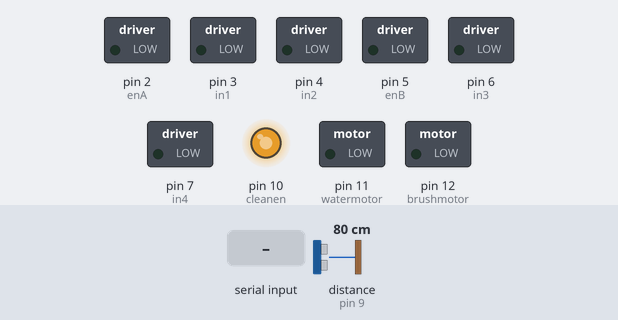
Recording of a sketch running on a simulated Arduino Uno, built with avr-gcc and run on an emulated ATmega328P. Shown: switched loads named in the sketch (green lamp = pin HIGH), output pins drawn as LEDs (lit = HIGH). Wiring (inferred from the names in the program): ultrasonic range finder: trigger pin 8; echo pin 9. The inputs (shaded band) are chosen by the test bench; at power-on: distance to the obstacle (sensor on pin 9) 80 cm. The echo pulse lasts 58.3 µs per cm; pins used as bus, display or sensor lines are not drawn; what the sketch prints to the serial monitor is not drawn.

Above: at 1.2 s.
1.3 s: "F" received over the second serial link
At 2.5 s:
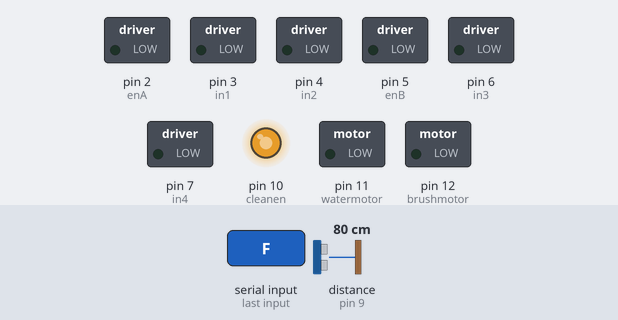
2.8 s: "B" received over the second serial link
At 3.2 s:
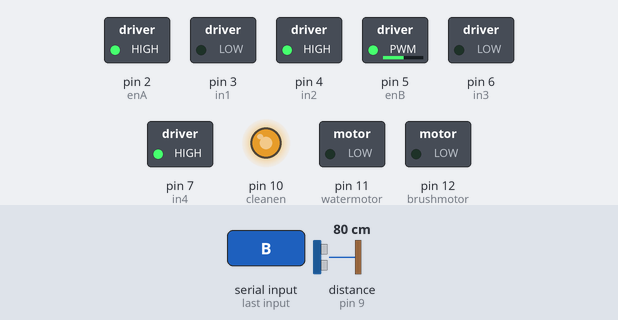
4.3 s: "L" received over the second serial link
At 5.5 s:
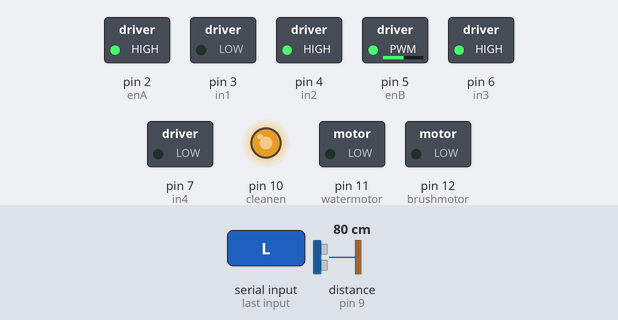
5.8 s: "R" received over the second serial link
At 6.6 s:
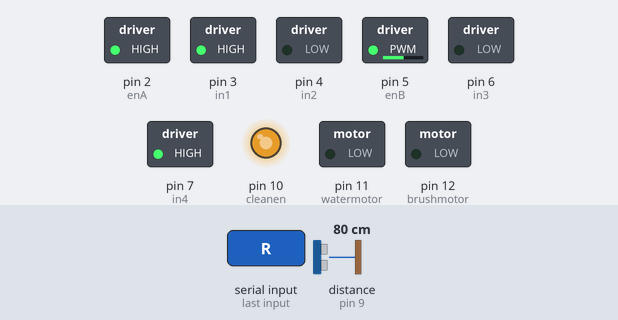
7.3 s: "W" received over the second serial link
At 8.3 s:
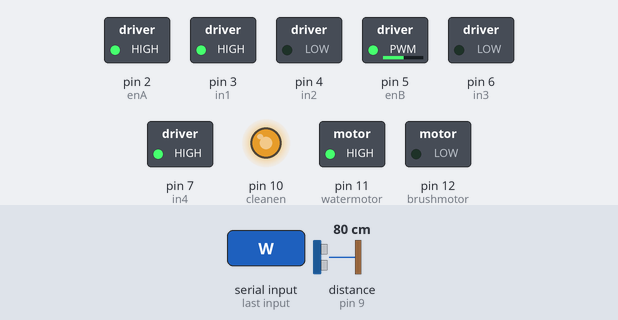
8.8 s: "f" received over the second serial link
At 9.5 s:
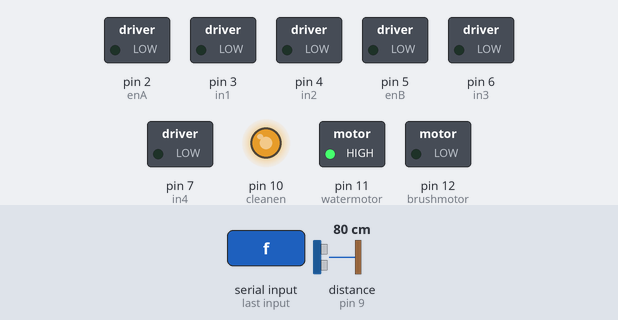
Timing chart, 0 to 11.3 s (numbered marks = the images above; inputs shaded):
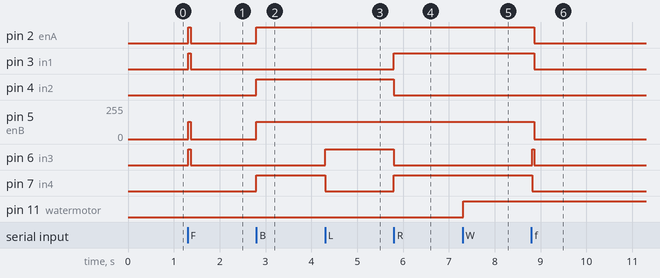

Measured:
- after the input at 1.3 s, pin 2 (enA), pin 3 (in1), pin 6 (in3): LOW → HIGH at once, → LOW 0.05 s later; pin 5 (enB): 0/255 → 130/255 at once, → 0/255 0.05 s later
- after the input at 2.8 s, pin 2 (enA), pin 4 (in2), pin 7 (in4): LOW → HIGH at once; pin 5 (enB): 0/255 → 130/255 at once
- after the input at 4.3 s, pin 6 (in3): LOW → HIGH at once; pin 7 (in4): HIGH → LOW at once
- after the input at 5.8 s, pin 3 (in1), pin 7 (in4): LOW → HIGH at once; pin 4 (in2), pin 6 (in3): HIGH → LOW at once
- after the input at 7.3 s, pin 11 (watermotor): LOW → HIGH at once
- after the input at 8.8 s, pin 2 (enA), pin 3 (in1): HIGH → LOW after 0.07 s; pin 5 (enB): 130/255 → 0/255 after 0.07 s; pin 6 (in3): LOW → HIGH at once, → LOW 0.05 s later; pin 7 (in4): HIGH → LOW at once

The sketch:

Solar_Cleanin_Robot.ino
```cpp
#include <SoftwareSerial.h>

// Motor pins
const int enA = 2;
const int in1 = 3;
const int in2 = 4;
const int enB = 5;
const int in3 = 6;
const int in4 = 7;

int command = 0;

// Cleaning system
const int cleanen = 10;
const int watermotor = 11;
const int brushmotor = 12;

// Ultrasonic pins
const int trigPin = 8;
const int echoPin = 9;

// Bluetooth serial (use pins other than 0 and 1)
SoftwareSerial mySerial(0, 1); // RX, TX (change pins to any free ones on your board)

// Flags
bool blockForward = false;

void setup() {
  // Motor setup
  pinMode(enA, OUTPUT);
  pinMode(in1, OUTPUT);
  pinMode(in2, OUTPUT);
  pinMode(enB, OUTPUT);
  pinMode(in3, OUTPUT);
  pinMode(in4, OUTPUT);

  // Cleaning system setup
  pinMode(cleanen, OUTPUT);
  analogWrite(cleanen, 200);
  pinMode(watermotor, OUTPUT);
  pinMode(brushmotor, OUTPUT);

  // Ultrasonic setup
  pinMode(trigPin, OUTPUT);
  pinMode(echoPin, INPUT);

  // Serial ports
  Serial.begin(9600);
  mySerial.begin(9600);
}

void loop() {
  long distance = getDistance();
  Serial.print("Distance: ");
  Serial.println(distance);

  // Stop if obstacle detected
  if (distance > 12 && (command == 'F' || command == 'f')) {
    stop();
  }

  // Process Bluetooth command
  if (mySerial.available() > 0) {
    command = mySerial.read();
    Serial.print("Command: ");
    Serial.println((char)command);
    executeCommand(command);
  }

  delay(10);
}

void executeCommand(int command) {
  switch (command) {
    case 'F': case 'f': forward(); break;
    case 'B': case 'b': backward(); break;
    case 'L': case 'l': left(); break;
    case 'R': case 'r': right(); break;
    case 'W': case 'w': water(); break;
    case 'Z': case 'z': brush(); break;
    case 'T': case 't': brushStop(); break;
    case 'S': case 's': stop(); break;
  }

  Serial.flush();
  delay(10);
}

// Movement functions
void forward() {
  digitalWrite(in1, HIGH); digitalWrite(in2, LOW);
  digitalWrite(in3, HIGH); digitalWrite(in4, LOW);
  analogWrite(enA, 130); analogWrite(enB, 130);
}

void backward() {
  digitalWrite(in1, LOW); digitalWrite(in2, HIGH);
  digitalWrite(in3, LOW); digitalWrite(in4, HIGH);
  analogWrite(enA, 130); analogWrite(enB, 130);
}

void left() {
  digitalWrite(in1, LOW); digitalWrite(in2, HIGH);
  digitalWrite(in3, HIGH); digitalWrite(in4, LOW);
  analogWrite(enA, 130); analogWrite(enB, 130);
}

void right() {
  digitalWrite(in1, HIGH); digitalWrite(in2, LOW);
  digitalWrite(in3, LOW); digitalWrite(in4, HIGH);
  analogWrite(enA, 130); analogWrite(enB, 130);
}

void stop() {
  digitalWrite(in1, LOW); digitalWrite(in2, LOW);
  digitalWrite(in3, LOW); digitalWrite(in4, LOW);
  analogWrite(enA, 0); analogWrite(enB, 0);
}

void brushStop() {
  analogWrite(cleanen, 0);
  digitalWrite(watermotor, LOW);
  digitalWrite(brushmotor, LOW);
}

// Ultrasonic distance function
long getDistance() {
  digitalWrite(trigPin, LOW);
  delayMicroseconds(2);

  digitalWrite(trigPin, HIGH);
  delayMicroseconds(10);
  digitalWrite(trigPin, LOW);

  long duration = pulseIn(echoPin, HIGH);
  return duration * 0.034 / 2;
}

void water() {
  analogWrite(cleanen, 200);
  digitalWrite(watermotor, HIGH);
}

void brush() {
  analogWrite(cleanen, 200);
  digitalWrite(brushmotor, HIGH);
}
```
